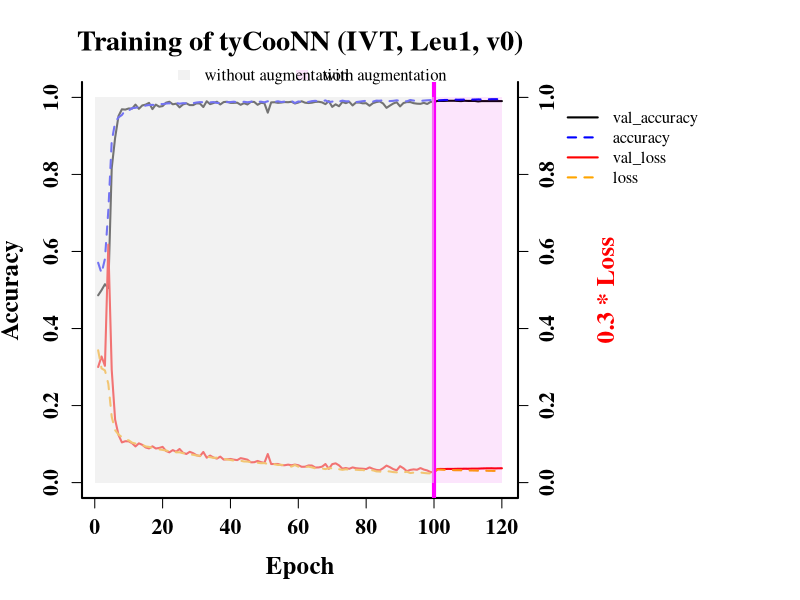

This figure's R source:

MAIN = "Training of tyCooNN (IVT, Leu1, v0)"

dat = read.table('history.csv',header=TRUE,sep=',')
dat_aug = read.table('history_arg.csv',header=TRUE,sep=',')
library(repr)

df = rbind(dat,dat_aug)
n = nrow(df)

png('training.png',width=10,height=7,unit='in',res=600)
par(mar=par()$mar + c(0,0,0,12),lwd=2,family='Times')
plot(df$val_accuracy,type='l',col='black',lwd=2,
     xlab='Epoch',ylab='Accuracy',ylim=c(0,1),
     bty='u',cex.lab=1.5,cex.axis=1.3,
     main=MAIN,
     cex.main=1.7,font.main=2,
     font.axis=2,font.lab=2)
lines(df$accuracy,col='blue',lty=2,lwd=2)
lines(0.3 * df$val_loss,type='l',col='red',lwd=2)
lines(0.3 * df$loss,col='orange',lty=2,lwd=2)
axis(side=4,font=2,cex.axis=1.3)
mtext(side=4,line=4,'0.3 * Loss',col='red',cex=1.5,font=2)
abline(v=100,col='magenta',lwd=4)
rect(0,0,100,1,col=rgb(230/256,230/256,230/256,alpha=0.5),border=NA)
rect(100,0,n,1,col=rgb(230/256,0,230/256,alpha=0.1),border=NA)
par(xpd=TRUE)
legend(x=c(20,90),y=c(1.11,1.11),
       legend=c('without augmentation','with augmentation'),horiz=TRUE,bty='n',
       fill=c(rgb(230/256,230/256,230/256,alpha=0.5),rgb(230/256,0,230/256,alpha=0.1)),
       border=NA)
legend(135,1,legend=c('val_accuracy','accuracy','val_loss','loss'),bty='n',
      col=c('black','blue','red','orange'),lty=c(1,2,1,2))
o = dev.off()
